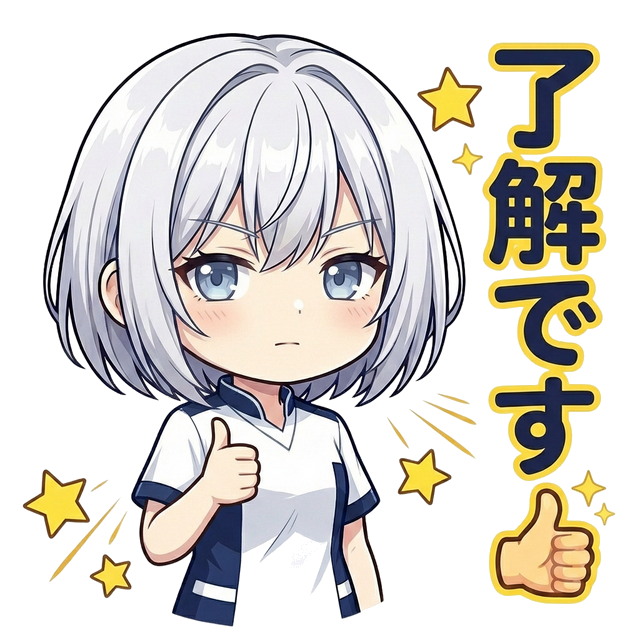
#> input picture 04_LINEスタンプ/NGスタンプ/06_ryoukai_kanji.png, 640 x 640 px, given in place of uploaded_image_1767151405448.jpg, which was not available
$ python remove_bubble_surgical.py
#> lines starting #> are read from the running program, lines starting #| are printed output that depends on the picture
from PIL import Image, ImageDraw
import os

def remove_speech_bubble(input_path, output_path):
    # Load original image
    img = Image.open(input_path).convert("RGBA")
#> img is the input picture: PIL image 640x640 RGBA; mean R, G, B, A 127.9, 124.2, 118.6, 166.4
    width, height = img.size
#> width = 640; height = 640

    # Load pixels for sampling
    pixels = img.load()

    # 1. Sample Background color from a corner (0, 0)
    bg_color = pixels[0, 0]
#> bg_color = (0, 0, 0, 0)
    print(f"Sampled Background Color: {bg_color}")
#| Sampled Background Color: (0, 0, 0, 0)

    # 2. Define the Speech Bubble Region
    # The bubble is on the left, approx mid-height.
    # We use a mask to fill only that area.
    mask = Image.new("L", (width, height), 0)
#> mask: PIL image 640x640 L; every value is 0
    draw = ImageDraw.Draw(mask)

    # Specific polygon for the speech bubble "ぷはー" and its tail
    # Bounding box is roughly (100, 530) to (280, 700)
    bubble_poly = [
        (90, 520), (280, 520), (280, 680), (260, 690), (240, 705), (100, 695)
    ]
    draw.polygon(bubble_poly, fill=255)

    # 3. Execution (Fill area with BG color)
    new_img = img.copy()
    new_img_draw = ImageDraw.Draw(new_img)

    # Fill the polygon with the sampled background color
    new_img_draw.polygon(bubble_poly, fill=bg_color)

    # 4. Refinement: Specifically for the "tail" that gets close to the hair
    # Tail approx (240, 680) -> (270, 705?)
    # Let's ensure we don't accidentally cut into a hair outline if it's there.
    # Actually, let's use a very targeted fill.

    # Save result
    new_img.save(output_path)
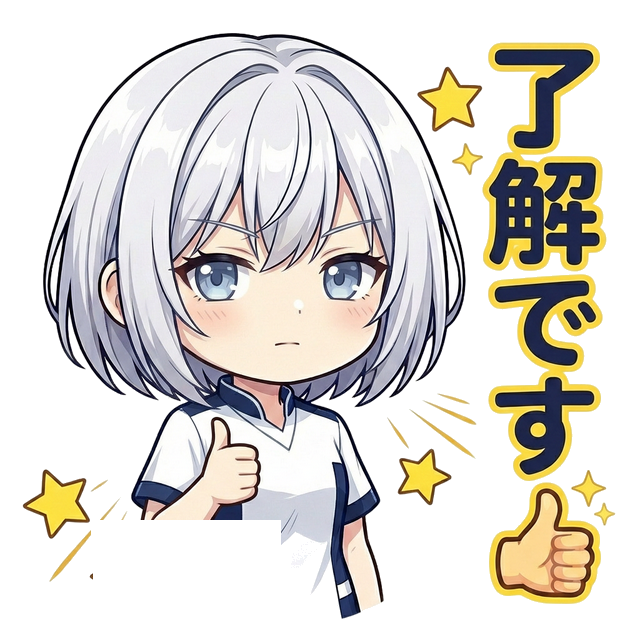
#> saved as kyukei_no_bubble_v1.png: PIL image 640x640 RGBA; mean R, G, B, A 121.7, 118, 112.3, 157.1; transparent parts drawn white
    print(f"Surgically removed speech bubble. Result saved to {output_path}")

if __name__ == "__main__":
    input_file = "/Users/sasakiyoshimasa/.gemini/antigravity/brain/fa2ed72e-e34d-42d2-81c6-071d2d163787/uploaded_image_1767151405448.jpg"
    output_file = "/Users/sasakiyoshimasa/prorenata/public/LINEstamp/kyukei_no_bubble_v1.png"

    os.makedirs(os.path.dirname(output_file), exist_ok=True)
    remove_speech_bubble(input_file, output_file)

$ run again, on 04_LINEスタンプ/NGスタンプ/11_genkai.png
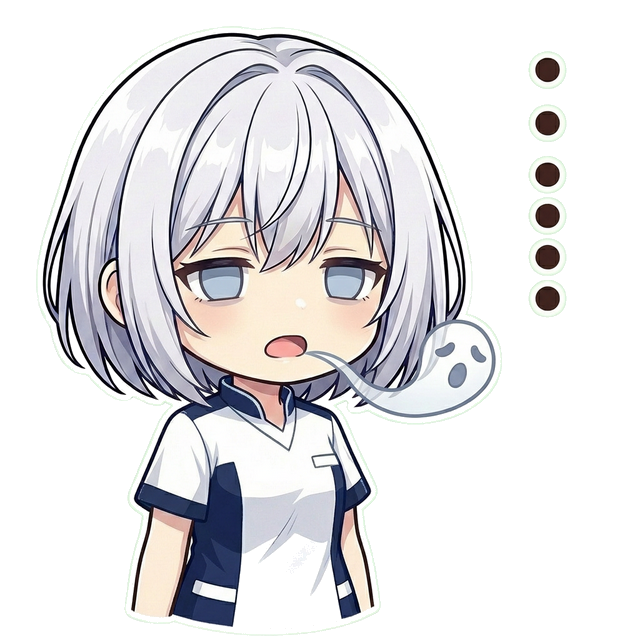
#> input picture 04_LINEスタンプ/NGスタンプ/11_genkai.png, 640 x 640 px, given in place of uploaded_image_1767151405448.jpg, which was not available
#> in remove_speech_bubble, img is the input picture: PIL image 640x640 RGBA; mean R, G, B, A 106.4, 105.2, 107.1, 135.7
#> bg_color = (0, 0, 0, 0)
#| Sampled Background Color: (0, 0, 0, 0)
#> mask: PIL image 640x640 L; every value is 0
#> in remove_speech_bubble, `new_img.save(output_path)`:
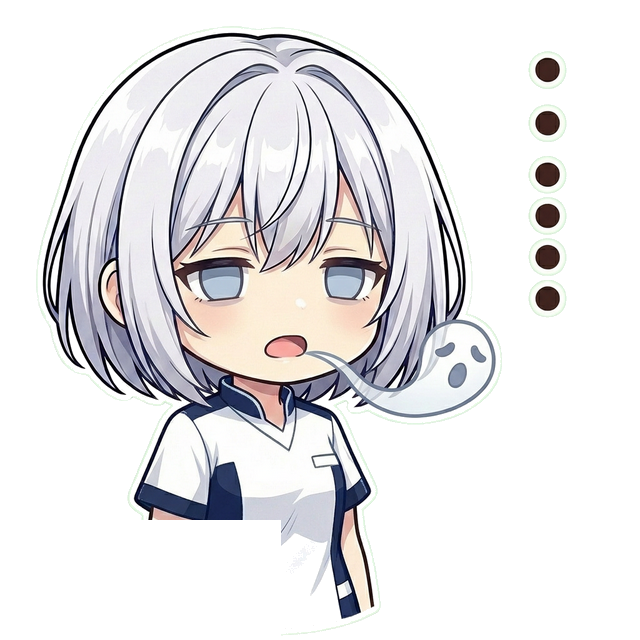
#> saved as kyukei_no_bubble_v1.png: PIL image 640x640 RGBA; mean R, G, B, A 99.7, 98.5, 100.1, 125.5; transparent parts drawn white
